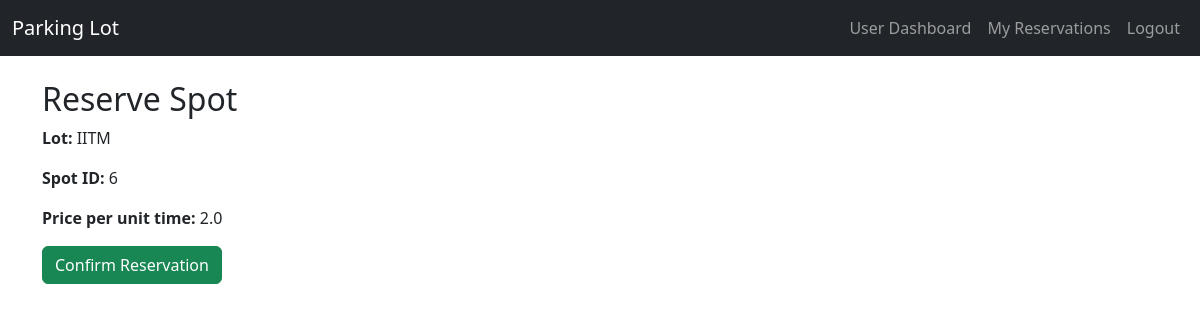
The app's page /reserve/2 (signed in), older data.
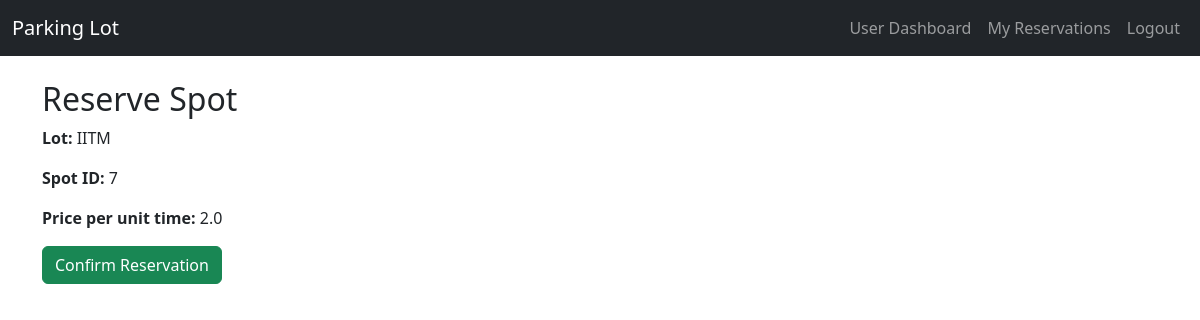
The same page, newer data.
### models.py (models this page shows)
class ParkingSpot(db.Model):
    id = db.Column(db.Integer, primary_key=True)
    lot_id = db.Column(db.Integer, db.ForeignKey('parking_lot.id'), nullable=False)
    status = db.Column(db.String(1), nullable=False, default='A')
    reservation = db.relationship('Reservation', backref='spot', uselist=False)

### app.py (the view, shortened to what this page needs)
@app.route('/reserve/<int:lot_id>', methods=['GET', 'POST'])
def reserve(lot_id):
    if session.get('role') != 'user':
        return redirect(url_for('login'))
    lot = ParkingLot.query.get_or_404(lot_id)
    available_spot = ParkingSpot.query.filter_by(lot_id=lot_id, status='A').first()
    if not available_spot:
        flash('No available spots in this lot.')
        return redirect(url_for('user_dashboard'))
    return render_template('reserve.html', lot=lot, spot=available_spot)

### templates/reserve.html
{% extends 'base.html' %}
{% block content %}
<h2>Reserve Spot</h2>
<p><strong>Lot:</strong> {{ lot.prime_location_name }}</p>
<p><strong>Spot ID:</strong> {{ spot.id }}</p>
<p><strong>Price per unit time:</strong> {{ lot.price }}</p>
<form method="post">
  <button type="submit" class="btn btn-success">Confirm Reservation</button>
</form>
{% endblock %}

Row changes from the older to the newer data that the page shows:
no longer on this page (row edited): ParkingSpot: id "6"
now on this page (row unchanged): ParkingSpot: id "7"
